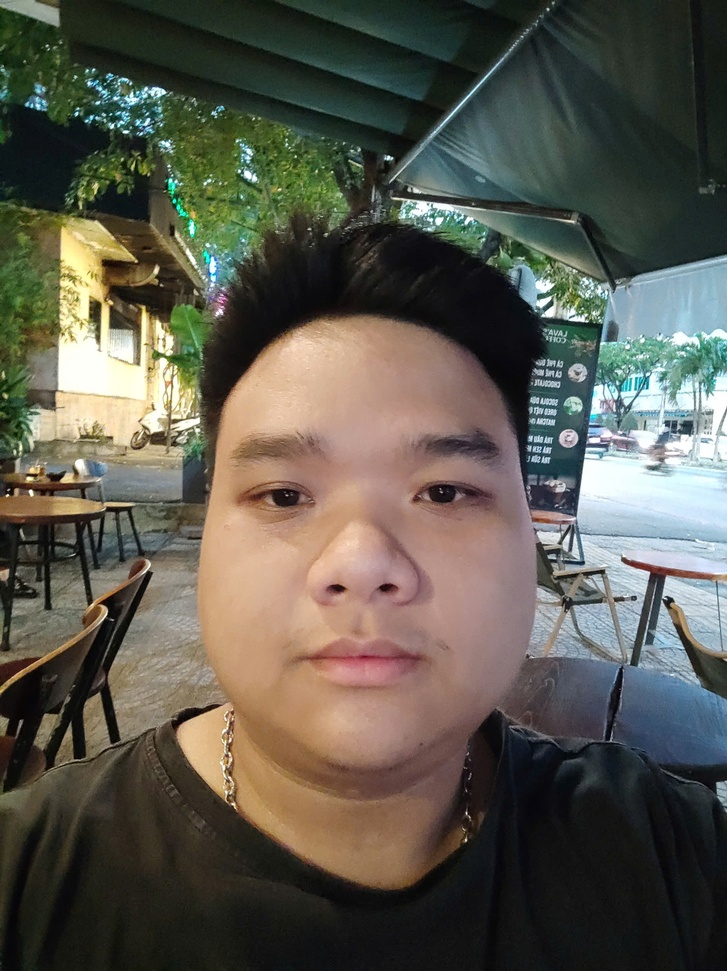
#> input picture data/images/1.jpg, 727 x 971 px, shrunk from 1916 x 2560 before the run; its folder holds only this picture in this run
$ python main.py
#> lines starting #> are read from the running program, lines starting #| are printed output that depends on the picture; after the words box and inside, x2 and y2 are one past the last pixel; in counts of white or black regions, pixels touching at a corner belong together
### pre_processing.py
import os
import numpy as np
import cv2


def pre_process(input_folder, output_folder):

    # Tạo folder output nếu chưa tồn tại
#> called with input_folder = './data/images', output_folder = './data/HSV_images'
    if not os.path.exists(output_folder):
        os.makedirs(output_folder)

    # Duyệt qua tất cả ảnh trong folder input
    for filename in os.listdir(input_folder):
        if (
            filename.endswith(".jpg")
            or filename.endswith(".png")
            or filename.endswith(".jpeg")
        ):
            input_path = os.path.join(input_folder, filename)
            output_path = os.path.join(output_folder, filename)

            img = cv2.imread(input_path)
#> img is the input picture: shape (971, 727, 3); mean B, G, R 78.4, 89.2, 91.5
            hsv = cv2.cvtColor(img, cv2.COLOR_BGR2HSV_FULL)
#> hsv: shape (971, 727, 3); mean H, S, V 75.6, 73, 100.8

            # Khoảng giá trị HSV cho màu da
            """
            Không gian màu HSV (Hue, Saturation, Value - Sắc độ, Độ bão hòa, Độ sáng)

            Hue: Thường nằm trong khoảng từ 0 đến 20.
            Saturation: Có thể thay đổi từ 20 đến 255, tùy thuộc vào độ bão hòa của màu da.
            Value: Cũng thay đổi từ 20 đến 255, tùy thuộc vào độ sáng của màu da.

            """
            lower_skin = np.array([0, 20, 20])
            upper_skin = np.array([20, 255, 255])

            mask = cv2.inRange(hsv, lower_skin, upper_skin)
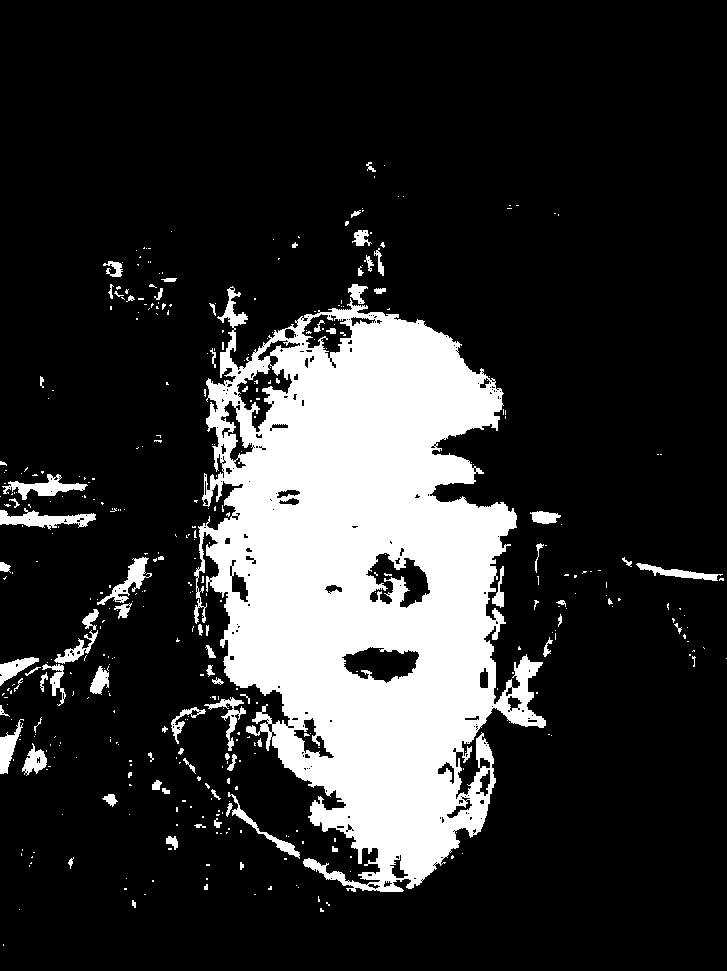
#> mask: shape (971, 727); 18.8% white; 420 white regions (339 under 20 px), largest, box (x1, y1, x2, y2) and area: (194, 286, 546, 892) 120603, (0, 508, 96, 530) 984, (2, 474, 88, 500) 825

            # Loại bỏ nhiễu
            kernel = np.ones((5, 5), np.uint8)
            mask = cv2.dilate(mask, kernel, iterations=1)
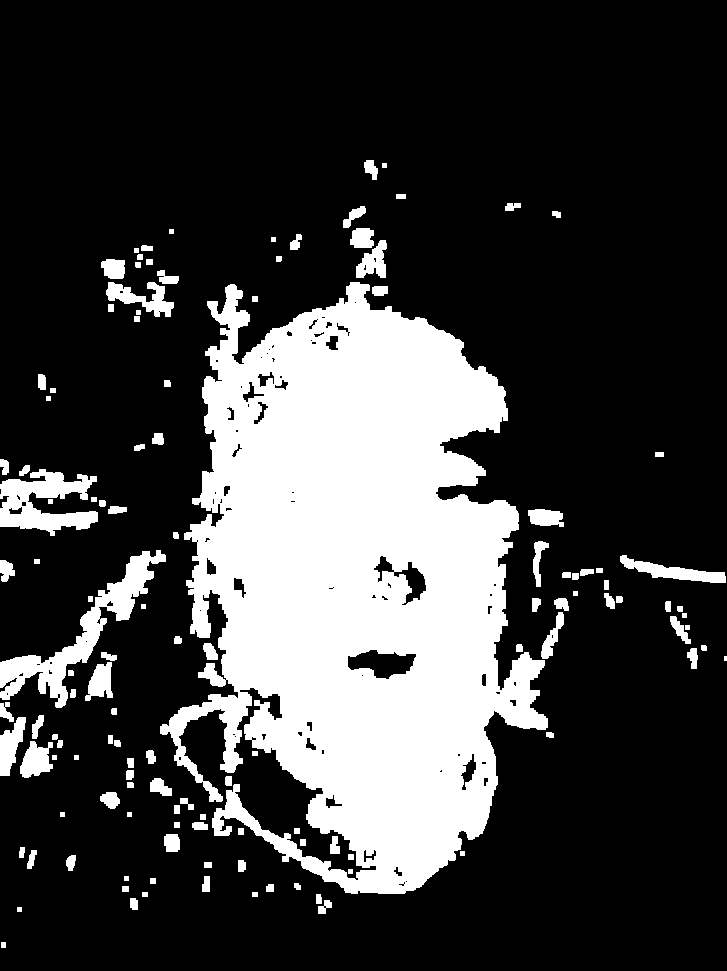
#> mask: shape (971, 727); 24.2% white; 128 white regions (1 under 20 px)

            # Các đường viền (contour) trong mặt nạ được tìm thấy. Contour là các đường bao quanh các vùng có cùng màu.
            contours, _ = cv2.findContours(
                mask, cv2.RETR_EXTERNAL, cv2.CHAIN_APPROX_SIMPLE
            )
#> contours = 128 contours, 20 with area under 20; largest, box (x1, y1, x2, y2) and area: (160, 282, 548, 894) 147772, (0, 550, 166, 708) 5066, (0, 469, 98, 536) 3453, (620, 555, 726, 583) 1038, (106, 282, 174, 317) 957

            # Cắt ảnh
            if len(contours) > 0:
                c = max(contours, key=cv2.contourArea)
#> c = contour of 1894 points, box (x1, y1, x2, y2) (160, 282, 548, 894), area 147772
                x, y, w, h = cv2.boundingRect(c)
#> x = 160; y = 282; w = 388; h = 612
                cropped_img = img[y : y + h, x : x + w]
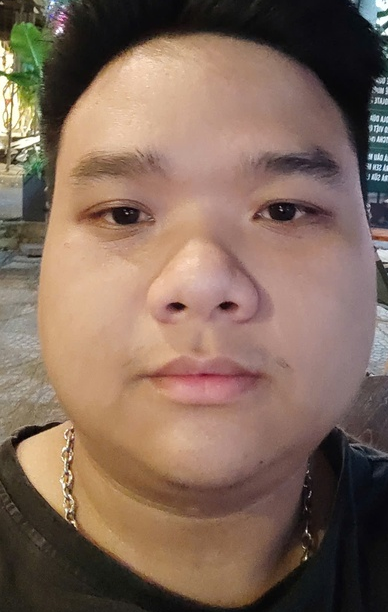
#> cropped_img: shape (612, 388, 3); mean B, G, R 91, 105.8, 130.2
                cv2.imwrite(output_path, cropped_img)
            else:
                print(f"No skin detected in {filename}")
                cv2.imwrite(output_path, img)

### process.py
import cv2
import os
import numpy as np


def process_image(input_folder, output_folder):

    # Tạo folder nếu chưa có
#> called with input_folder = './data/images', output_folder = './data/output_images'
    if not os.path.exists(output_folder):
        os.makedirs(output_folder)

    # Duyệt qua tất cả ảnh
    for filename in os.listdir(input_folder):
        if (
            filename.endswith(".jpg")
            or filename.endswith(".png")
            or filename.endswith(".jpeg")
        ):
            input_path = os.path.join(input_folder, filename)
            output_path = os.path.join(output_folder, filename)

            image = cv2.imread(input_path)
            if image is None:
                print("Image not found")
                continue
            # Khử nhiễu với Gaussian Filter , phương sai bằng 1
            denoised_image = cv2.GaussianBlur(image, (3, 3), 1)

            # Khử nhiễu muối tiêu bằng medianBlur
            denoised_image_median = cv2.medianBlur(denoised_image, 3)

            # Làm sắc nét với Unsharp Mask
            blurred = cv2.GaussianBlur(image, (5, 5), 0)
            sharpened_image = cv2.addWeighted(
                denoised_image_median, 1.5, blurred, -0.5, 0
            )

            # Lưu ảnh
            cv2.imwrite(output_path, sharpened_image)

### evaluation.py
import cv2
from skimage.metrics import structural_similarity as ssim
import numpy as np
import os


def calculate_psnr(img1, img2):
    """Calculates the Peak Signal-to-Noise Ratio (PSNR) between two images.

    Args:
        img1: The first image.
        img2: The second image.

    Returns:
        float: The PSNR value.
    """
    mse = np.mean((img1 - img2) ** 2)
    if mse == 0:
        return float("inf")
    return 20 * np.log10(255 / np.sqrt(mse))


def calculate_ssim(img1, img2):
    """Calculates the Structural Similarity Index (SSIM) between two images.

    Args:
        img1: The first image.
        img2: The second image.
        data_range: The window size for SSIM calculation.

    Returns:
        float: The SSIM value.
    """
    # Convert images to grayscale for SSIM calculation
    gray1 = cv2.cvtColor(img1, cv2.COLOR_BGR2GRAY)
    gray2 = cv2.cvtColor(img2, cv2.COLOR_BGR2GRAY)

    # Calculate SSIM
    ssim_value = ssim(gray1, gray2, data_range=255)
    return ssim_value


def evaluate_image(img1_folder, img2_folder, evaluate_txt):
    """Evaluates the PSNR and SSIM between images in two folders.

    Args:
        img1_folder: Path to the folder containing the first set of images.
        img2_folder: Path to the folder containing the second set of images.
    """
    with open(evaluate_txt, "w") as f:
        f.write("Filename\tPSNR\tSSIM\n")
        for filename in os.listdir(img1_folder):
            if (
                filename.endswith(".jpg")
                or filename.endswith(".png")
                or filename.endswith(".jpeg")
            ):
                img1_path = os.path.join(img1_folder, filename)
                img2_path = os.path.join(img2_folder, filename)

                try:
                    img1 = cv2.imread(img1_path)
                    img2 = cv2.imread(img2_path)

                    psnr = calculate_psnr(img1, img2)
                    ssim_value = calculate_ssim(img1, img2)

                    f.write(f"{filename}\t{psnr:.2f}\t{ssim_value:.4f}\n")

                except Exception as e:
                    f.write(f"Error processing {filename}: {e}\n")

### main.py
from pre_processing import pre_process
from process import process_image

from evaluation import evaluate_image

# Đường dẫn đến folder chứa ảnh gốc và folder output
input_folder = "./data/images"
hsv_folder = "./data/HSV_images"
output_folder = "./data/output_images"

if __name__ == "__main__":
    pre_process(input_folder, hsv_folder)

    process_image(input_folder, output_folder)
    # Bước tiền xử lý làm ảnh hưởng nặng đến chất lượng ảnh đầu vào bộ lọc
    # print(evaluate_image(hsv_folder, output_folder))
    evaluate_image(input_folder, output_folder, "./evaluate/results.txt")
#> in calculate_psnr, `mse = np.mean((img1 - img2) ** 2)`: mse = 19.37
#> in evaluate_image, `psnr = calculate_psnr(img1, img2)`: psnr = 35.26
#> in calculate_ssim, `gray1 = cv2.cvtColor(img1, cv2.COLOR_BGR2GRAY)`:
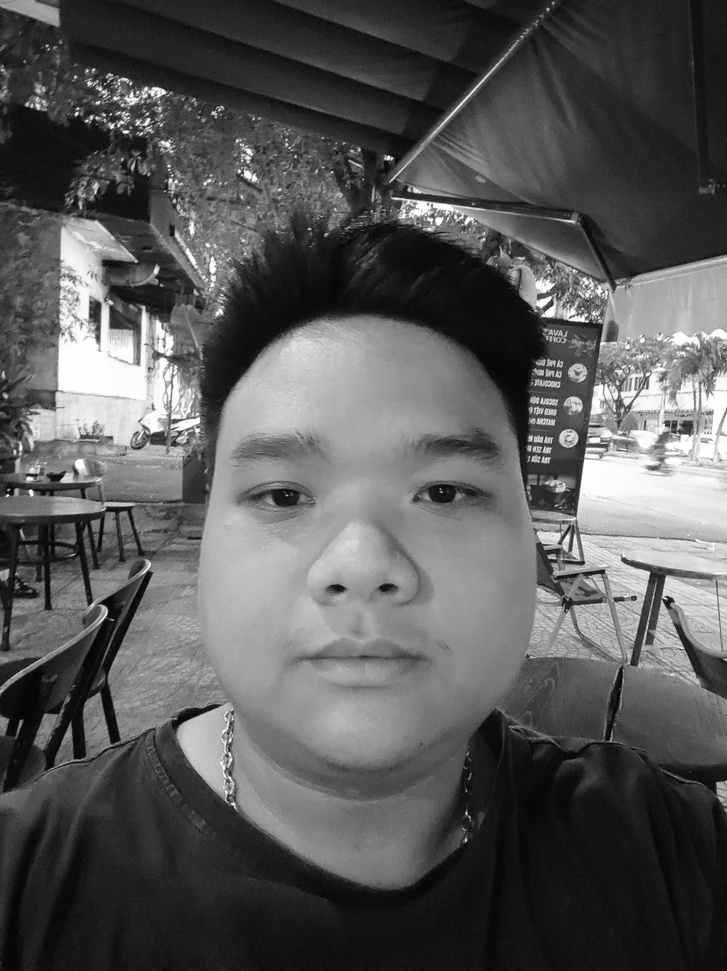
#> gray1: shape (971, 727); min 1, max 255, mean 88.7
#> in calculate_ssim, `ssim_value = ssim(gray1, gray2, data_range=255)`: ssim_value = 0.919
    evaluate_image(input_folder, input_folder, "./evaluate/results.txt")

$ run again, on data/images/9.jpg
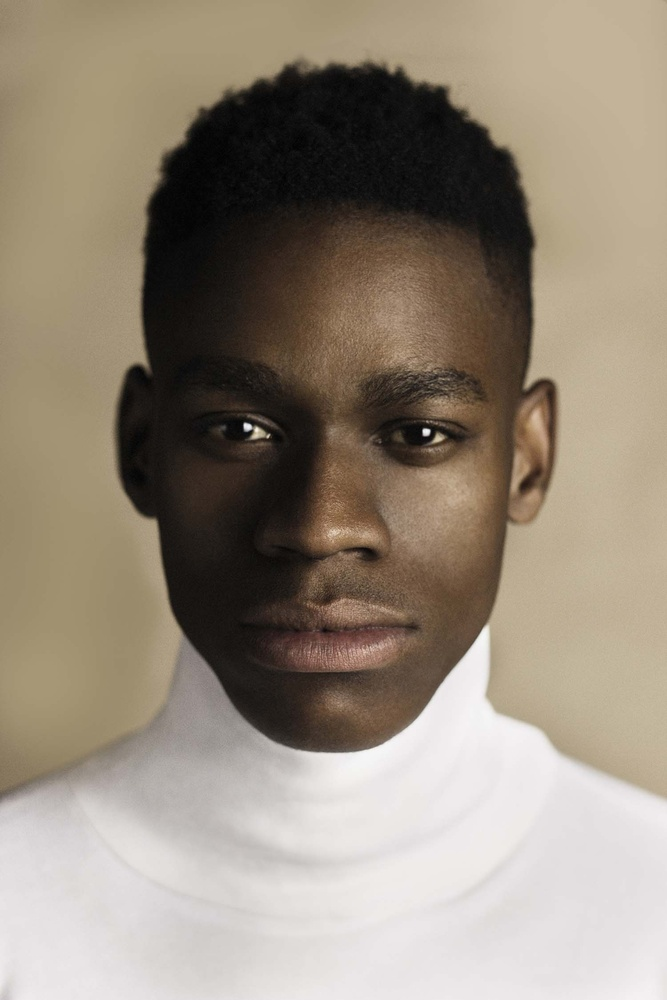
#> input picture data/images/9.jpg, 667 x 1000 px, shrunk from 1500 x 2250 before the run
#> in pre_process, img is the input picture: shape (1000, 667, 3); mean B, G, R 122.2, 137.1, 148.6
#> hsv: shape (1000, 667, 3); mean H, S, V 51.9, 53, 148.6
#> in pre_process, `mask = cv2.dilate(mask, kernel, iterations=1)`:
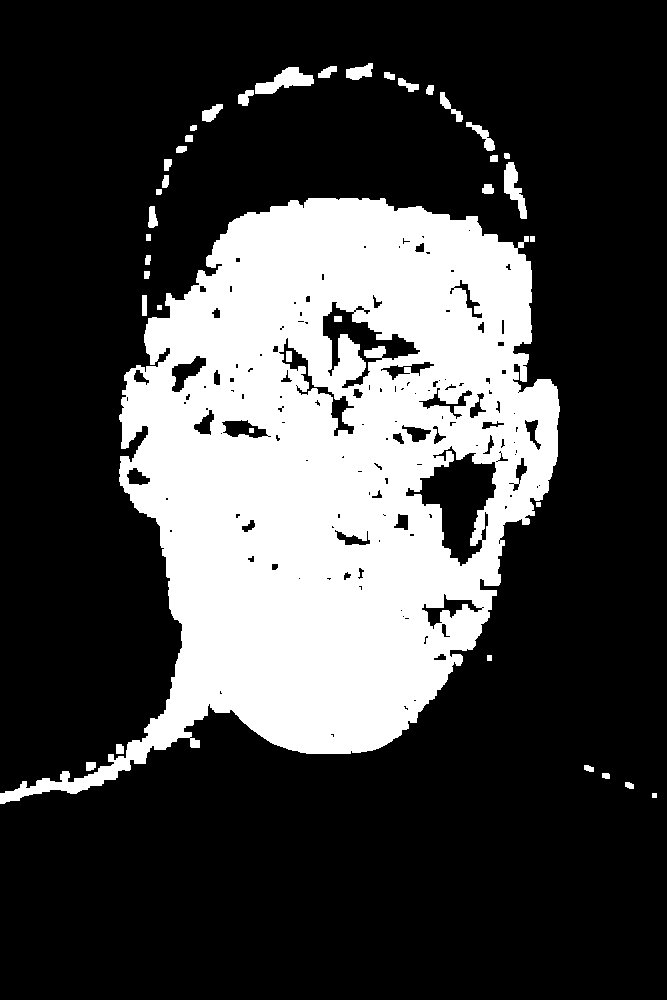
#> mask: shape (1000, 667); 26.4% white; 39 white regions
#> contours = 36 contours, 3 with area under 20; largest, box (x1, y1, x2, y2) and area: (0, 198, 560, 804) 184761, (255, 67, 314, 94) 732, (504, 162, 527, 219) 536, (346, 63, 373, 80) 264, (466, 122, 495, 151) 228
#> c = contour of 1154 points, box (x1, y1, x2, y2) (0, 198, 560, 804), area 184761
#> x = 0; y = 198; w = 560; h = 606
#> mse = 5.21
#> psnr = 40.96
#> in calculate_ssim, `gray1 = cv2.cvtColor(img1, cv2.COLOR_BGR2GRAY)`:
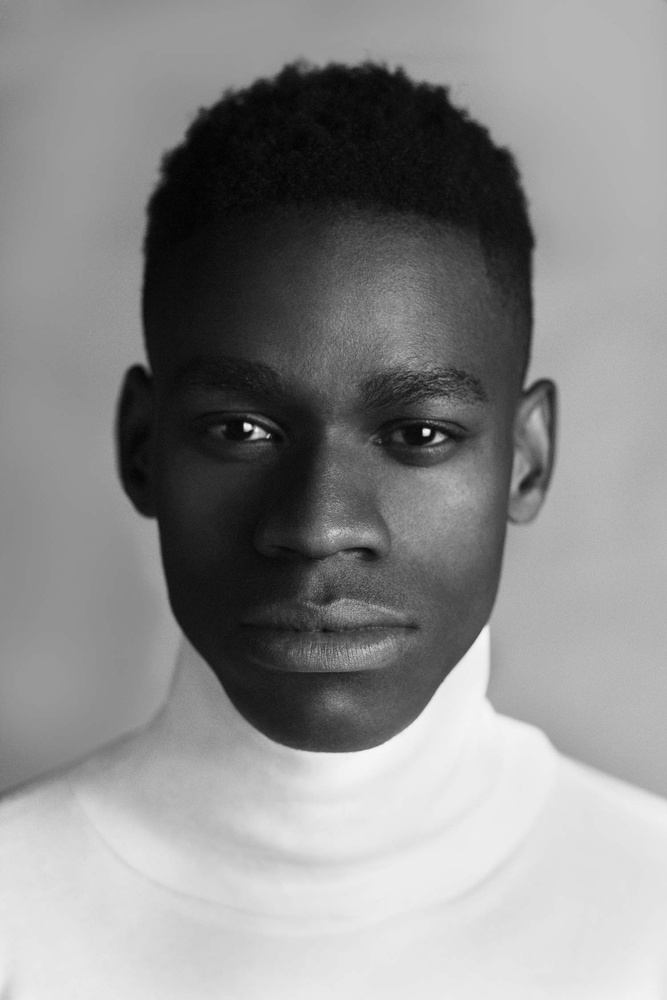
#> gray1: shape (1000, 667); min 0, max 249, mean 138.9
#> in calculate_ssim, `ssim_value = ssim(gray1, gray2, data_range=255)`: ssim_value = 0.956
